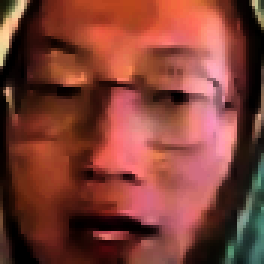
#> input picture corrected-faces/face_3.png, 88 x 88 px, found by its file name (shown 3 times larger)
$ python face-processing.py -i faces/face_3.png -k 255 -g 3 -b 0.0005 -a 0.0005 -m 0 -n 255 -t 4 -l 3
#> lines starting #> are read from the running program, lines starting #| are printed output that depends on the picture
#python face-processing.py -i faces/face_3.png -k 255 -g 3 -b 0.0005 -a 0.0005 -m 0 -n 255 -t 4 -l 3
import cv2
import numpy as np
import matplotlib.pyplot as plt
import argparse

# Pedimos la ruta de la carpeta donde se encuentran las imagenes
ap = argparse.ArgumentParser()
ap.add_argument("-i", "--image", required=True, help="Path to the image")
ap.add_argument("-o", "--output", required=False, help="path to the output image file")
ap.add_argument("-k", "--k", required=True, help="k value")     # Valor para la ecualización
ap.add_argument("-g", "--gamma", required=True, help="gamma value")  # Valor para la corrección gamma
ap.add_argument("-b", "--low", required=True, help="a_low value")   # Valor porcentual de a_low
ap.add_argument("-a", "--high", required=True, help="a_high value")  # Valor porcentual de a_high
ap.add_argument("-m", "--min", required=True, help="a_min value")   # Valor a min
ap.add_argument("-n", "--max", required=True, help="a_max value")   # Valor a max
ap.add_argument("-t", "--typeb", required=True, help="Type of blurring")    # Tipo de suavizado
ap.add_argument("-l", "--ksize", required=True, help="Size of the kernel")  # Tamaño del kernel
args = vars(ap.parse_args())

imageBGR = cv2.imread(args["image"])
#> imageBGR is the input picture: shape (88, 88, 3); mean B, G, R 53, 63.6, 128
k = float(args['k'])
gamma = float(args["gamma"])

# Valores para ajustar el contraste
alow = float(args['low'])
ahigh = float(args['high'])

# Valores del nuevo rango de contraste
amin = float(args['min'])
amax = float(args['max'])

# Valores para el suavizado
blurtype = int(args["typeb"])
size = int(args["ksize"])

# [86 lines of commented-out code are left out]
def smooth_image(image, kernel_size, blur_type):
    # Filtro Promedio (3x3 y 5x5)
    if blur_type == 0:
        if kernel_size in [3, 5]:
            output = cv2.blur(image, (kernel_size, kernel_size))
        else:
            output = image
        return output

    # Filtro Gaussiano (3x3 y 5x5)
    elif blur_type == 1:
        if kernel_size in [3, 5]:
            output = cv2.GaussianBlur(image, (kernel_size, kernel_size), 0)
        else:
            output = image
        return output

    # Filtro de Mediana (3x3 y 5x5)
    elif blur_type == 2:
        if kernel_size in [3, 5]:
            output = cv2.medianBlur(image, kernel_size)
        else:
            output = image
        return output

    # Filtro Bilateral
    elif blur_type == 4:
        # Parámetros de sigma espacial y sigma de color
        sigma_color = 75
        sigma_space = 75
        output = cv2.bilateralFilter(image, kernel_size, sigma_color, sigma_space)
        return output

    # Si blur_type no coincide con ninguno, se devuelve la imagen original
    else:
        return image


#Función para aplicar la correccion gamma
def gamma_correction(b,g,r, gamma):

    # Aplicar la corrección gamma a cada canal
#> called with gamma = 3
    b_corrected = np.array(255 * (b / 255) ** gamma, dtype='uint8')
    g_corrected = np.array(255 * (g / 255) ** gamma, dtype='uint8')
    r_corrected = np.array(255 * (r / 255) ** gamma, dtype='uint8')

    # Combinar los canales corregidos de nuevo en una imagen BGR
    gamma_corrected = cv2.merge([b_corrected, g_corrected, r_corrected])

    return gamma_corrected


# Función para ecualizar el histograma en formato HSV
def equalize_histogram_hsv(frame, k):
    # Convertir la imagen de BGR a HSV
#> called with k = 255
    image_HSV = cv2.cvtColor(frame, cv2.COLOR_BGR2HSV)
#> image_HSV: shape (88, 88, 3); mean H, S, V 21, 201.8, 66.1

    # Separamos los canales de la imagen
    h, s, v = cv2.split(image_HSV)
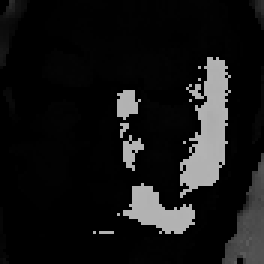
#> h: shape (88, 88) (shown 3 times larger); min 0, max 179, mean 21
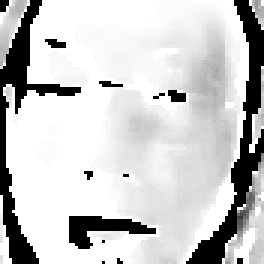
#> s: shape (88, 88) (shown 3 times larger); min 0, max 255, mean 201.8

    # Calcular histograma
    hist = cv2.calcHist([v], [0], None, [256], [0, 256])
#> hist = 256 values, max 1199 at index 0, min 0 at index 9, mean 30.25
    cumulative_hist = np.cumsum(hist)
#> cumulative_hist = 256 values from 1199 to 7744

    # Obtenemos las dimensiones de la imagen
    (M, N) = v.shape
#> M = 88; N = 88

    # Factor de cambio
    dx = (k - 1) / (M * N)
#> dx = 0.0328

    # Construimos un vector Y para almacenar los valores precalculados
    y2 = np.array([np.round(cumulative_hist[i] * dx) for i in range(256)], dtype='uint8')
#> y2 = 256 values from 39 to 254

    # Aplicar la ecualización al canal V
    v_equalized = y2[v]
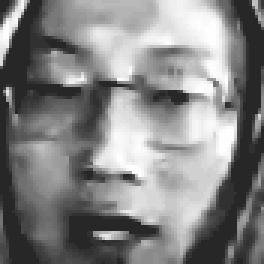
#> v_equalized: shape (88, 88) (shown 3 times larger); min 39, max 254, mean 132.1

    image_HSV = cv2.merge([h, s, v_equalized])
#> image_HSV: shape (88, 88, 3); mean H, S, V 21, 201.8, 132.1

    # Convertir la imagen de HSV de vuelta a BGR
    result = cv2.cvtColor(image_HSV, cv2.COLOR_HSV2BGR)
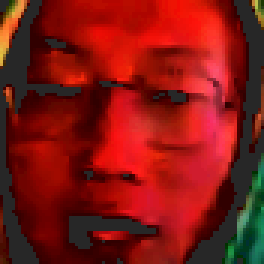
#> result: shape (88, 88, 3) (shown 3 times larger); mean B, G, R 18.4, 23.4, 129.7

    return result

# Función para calcular el auto contraste restringido en formato HSV
def ajustar_contraste_hsv(frame, alow, ahigh, amin, amax):

    # Convertir la imagen de BGR a HSV
#> called with alow = 0.0005, ahigh = 0.0005, amin = 0, amax = 255
    image_HSV = cv2.cvtColor(frame, cv2.COLOR_BGR2HSV)
#> image_HSV: shape (88, 88, 3); mean H, S, V 21, 202, 132.1

    # Trabajar con el canal V (Value)
    h, s, v = cv2.split(image_HSV)

    # Calcular histograma
    hist = cv2.calcHist([v], [0], None, [256], [0, 256])
#> hist = 256 values, max 1199 at index 39, min 0 at index 0, mean 30.25
    cumulative_hist = np.cumsum(hist)
#> cumulative_hist = 256 values from 0 to 7744

    # Obtenemos las dimensiones de la imagen
    (M, N) = v.shape
#> M = 88; N = 88

    # Obtenemos los valores de las condiciones para a'low y a'high
    multlow = int(M * N * alow)
#> multlow = 3
    multhigh = int(M * N * (1 - ahigh))
#> multhigh = 7740

    # Obtenemos a'low y a'high  (Rango de contraste restringido)
    alowp = min([i for i in range(256) if cumulative_hist[i] >= multlow])
#> alowp = 39
    ahighp = max([i for i in range(256) if cumulative_hist[i] <= multhigh])
#> ahighp = 253

    # Factor de cambio
    dx = (amax - amin) / (ahighp - alowp)
#> dx = 1.19

    # Crear una tabla de mapeo con valores ajustados
    table_map = np.array([amin if i <= alowp else amax if i >= ahighp else amin + ((i - alowp) * dx) for i in range(256)], dtype='uint8')
#> table_map = 256 values from 0 to 255

    # Aplicar el mapeo al canal V
    v_correct = table_map[v]
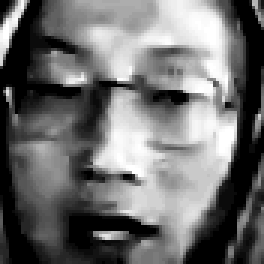
#> v_correct: shape (88, 88) (shown 3 times larger); min 0, max 255, mean 110.5

    # Reemplazar el canal V ajustado en la imagen HSV
    image_HSV = cv2.merge([h, s, v_correct])
#> image_HSV: shape (88, 88, 3); mean H, S, V 21, 202, 110.5

    # Convertir la imagen de HSV de vuelta a BGR
    result = cv2.cvtColor(image_HSV, cv2.COLOR_HSV2BGR)
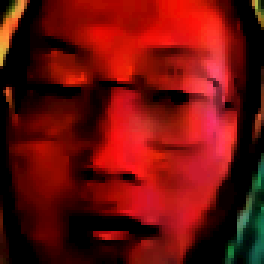
#> result: shape (88, 88, 3) (shown 3 times larger); mean B, G, R 11.2, 15.3, 108.9

    return result

# main
imageRGB = cv2.cvtColor(imageBGR, cv2.COLOR_BGR2RGB)
image_gray = cv2.cvtColor(imageRGB, cv2.COLOR_RGB2GRAY)

# Se genera una figura para mostrar la imagen y su histograma
fig = plt.figure(figsize=(12,9))
fig.canvas.manager.set_window_title('Procesamiento de Rostros')
# Se crean los subplots del grafico
ax1 = fig.add_subplot(2,3,1)
ax2 = fig.add_subplot(2,3,2)
ax3 = fig.add_subplot(2,3,3)
ax4 = fig.add_subplot(2,3,4)
ax5 = fig.add_subplot(2,3,6)
ax6 = fig.add_subplot(2,3,5)

# Mostrar imagen original
ax1.imshow(imageRGB)
ax1.set_title("Original Image")
ax1.axis('off')

# Separemos los canales de la imagen
b, g, r = cv2.split(imageBGR)
# b, g, r = cv2.split(smoothP)

# Aplicar la corrección gamma
gamma_frame = gamma_correction(b, g, r, gamma)
gamma_frame_rgb = cv2.cvtColor(gamma_frame, cv2.COLOR_BGR2RGB)
ax2.imshow(gamma_frame_rgb)
ax2.set_title("Imagen con corrección gamma")
ax2.axis('off')

# Aplicar y mostrar la ecualización del histograma
equalized_image = equalize_histogram_hsv(gamma_frame, k)
equalized_image_rgb = cv2.cvtColor(equalized_image, cv2.COLOR_BGR2RGB)
ax3.imshow(equalized_image_rgb)
ax3.set_title("Imagen ecualizado")
ax3.axis('off')

# Aplicar el ajuste de contraste y mostrar
image_contrast = ajustar_contraste_hsv(equalized_image, alow, ahigh, amin, amax)
image_contrast_rgb = cv2.cvtColor(image_contrast, cv2.COLOR_BGR2RGB)
ax4.imshow(image_contrast_rgb)
ax4.set_title("Imagen contrastada")
ax4.axis('off')

smooth = smooth_image(image_contrast, size, blurtype)
smooth_rgb = cv2.cvtColor(smooth, cv2.COLOR_BGR2RGB)
ax6.imshow(smooth_rgb)
ax6.set_title("Imagen suavizado")
ax6.axis('off')

# Convertir la imagen suavisada a escala de grises y mostrar
gray_frame = cv2.cvtColor(smooth, cv2.COLOR_BGR2GRAY)
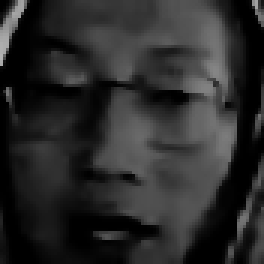
#> gray_frame: shape (88, 88) (shown 3 times larger); min 0, max 178, mean 42.8
ax5.imshow(gray_frame, cmap="gray")
ax5.set_title("Imagen en escala de gris")
ax5.axis('off')

plt.show()

$ run again, with corrected-faces/face_0.png copied over corrected-faces/face_3.png
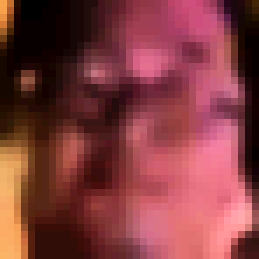
#> input picture corrected-faces/face_0.png, 37 x 37 px, found by its file name (shown 7 times larger)
#> imageBGR is the input picture: shape (37, 37, 3); mean B, G, R 63, 60.3, 130.1
#> in equalize_histogram_hsv, `hist = cv2.calcHist([v], [0], None, [256], [0, 256])`: hist = 256 values, max 209 at index 0, min 0 at index 3, mean 5.35
#> in equalize_histogram_hsv, `cumulative_hist = np.cumsum(hist)`: cumulative_hist = 256 values from 209 to 1369
#> y2 = 256 values from 39 to 254
#> in equalize_histogram_hsv, `result = cv2.cvtColor(image_HSV, cv2.COLOR_HSV2BGR)`:
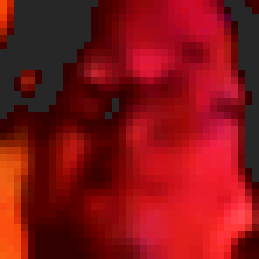
#> result: shape (37, 37, 3) (shown 7 times larger); mean B, G, R 22.2, 18.9, 132.6
#> in ajustar_contraste_hsv, `hist = cv2.calcHist([v], [0], None, [256], [0, 256])`: hist = 256 values, max 209 at index 39, min 0 at index 0, mean 5.35
#> in ajustar_contraste_hsv, `cumulative_hist = np.cumsum(hist)`: cumulative_hist = 256 values from 0 to 1369
#> alowp = 0
#> ahighp = 253
#> in ajustar_contraste_hsv, `dx = (amax - amin) / (ahighp - alowp)`: dx = 1.01
#> table_map = 256 values from 0 to 255
#> `gray_frame = cv2.cvtColor(smooth, cv2.COLOR_BGR2GRAY)`:
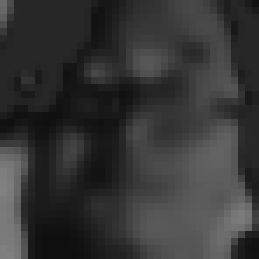
#> gray_frame: shape (37, 37) (shown 7 times larger); min 15, max 129, mean 53.3
